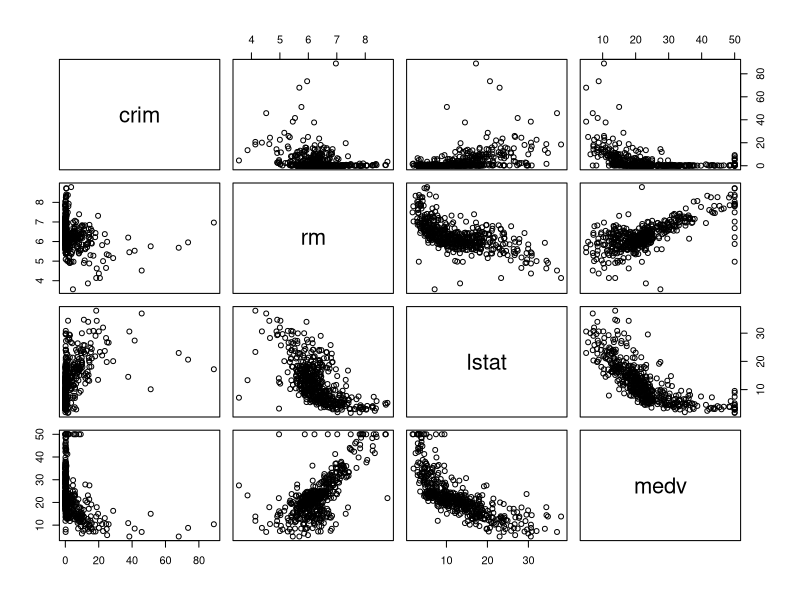
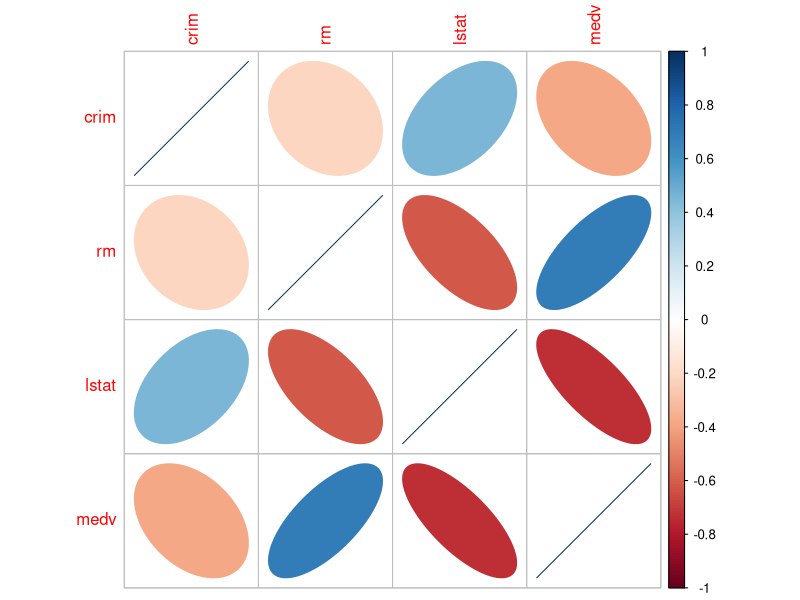
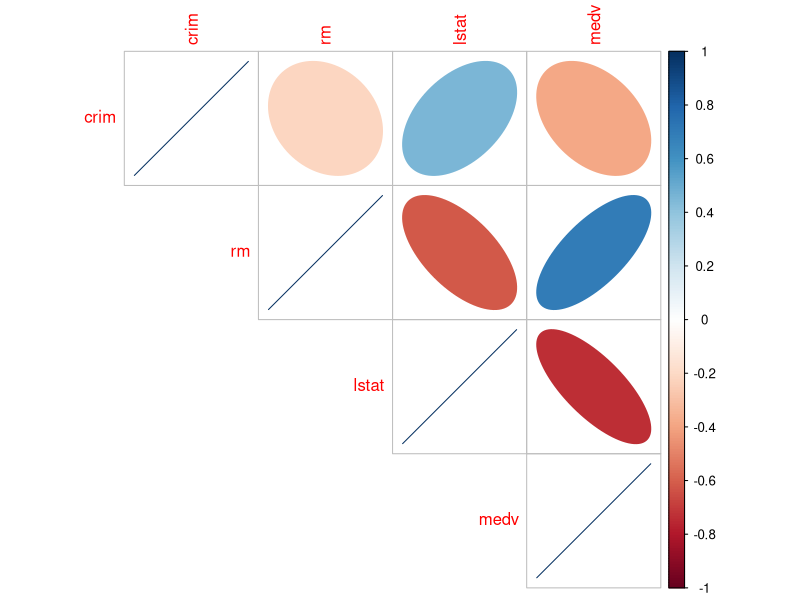
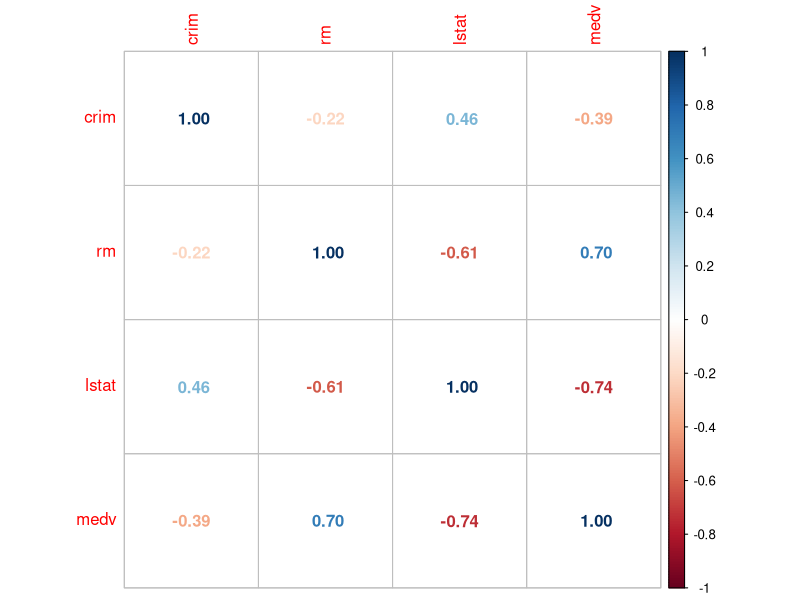
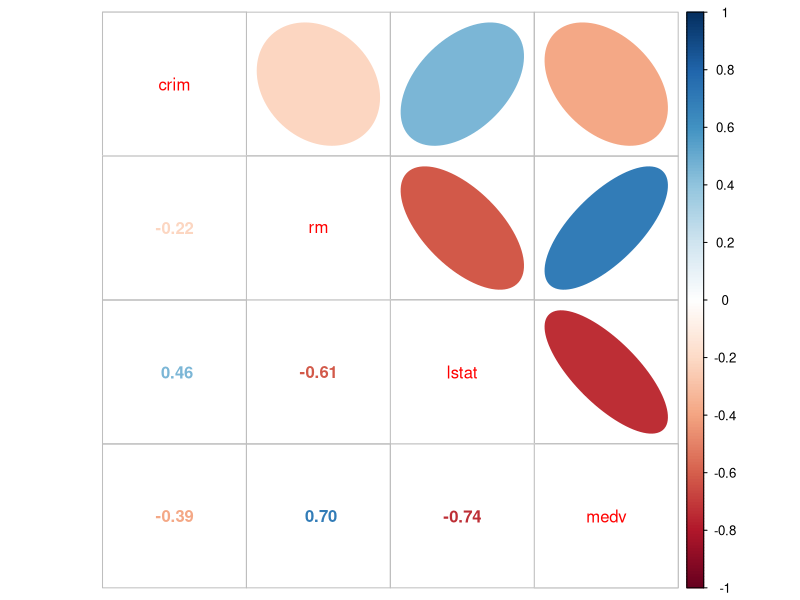
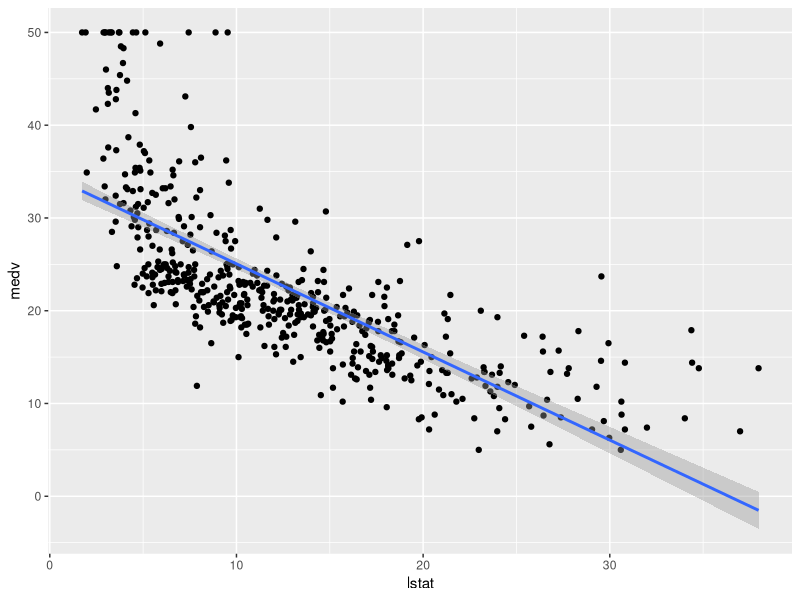
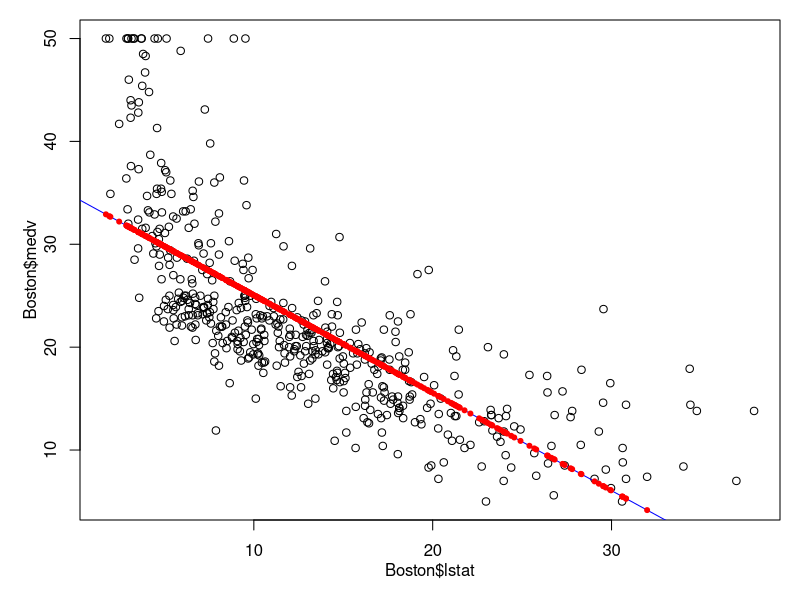
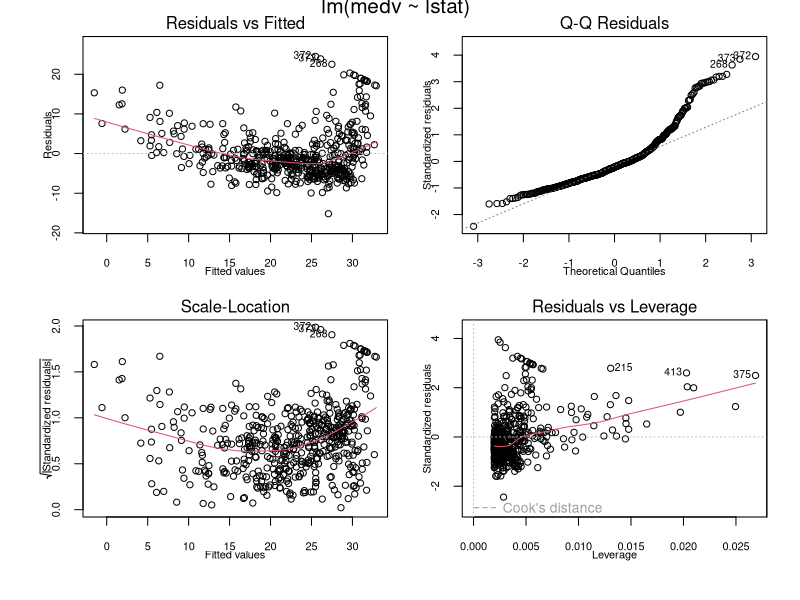

Write the R code that produced these figures, in order.
##### 상관/회귀/분산분석 #####

##################
#### 상관분석 ####
##################

### (page 3) Boston Data ###
## MASS 패키지에 내장되어 있는 Boston 데이터에서는 보스턴 지역의 중위 집값과 주요 변수들을 포함하고 있습니다.
## 자료에 관한 자세한 설명은 help(Boston)을 실행하여 얻을 수 있습니다.
## 그 중 다음 4개의 변수를 중심으로 중위 집값에 관련있는 변수를 찾아보고, 회귀분석을 진행하겠습니다.
## 변수 crim : 인구 대비 범죄율, rm : 주거지의 평균 방 개수, lstat : 지역별 lower status의 비율, medv : 중위 집값


### (page 4) Boston Data ###
## 데이터 불러오기 & 데이터 구조 확인 ##
library(MASS)
data(Boston)
str(Boston)   


### (page 5) Boston Data ###
## 관심 대상인 변수(열) 선택 
## 변수 crim : 인구 대비 범죄율, rm : 주거지의 평균 방 개수, lstat : 지역별 lower status의 비율, medv : 중위 집값
Boston <- Boston[,c("crim", "rm",  "lstat", "medv")]
head(Boston)
tail(Boston)


### (page 6) Data Visualization ###
## 변수 간 산점도행렬(scatterplot matrix) 및 상관계수 확인 
pairs(Boston)
cor(Boston)


### (page 7~8) Correlation Plot ###
## 상관 분석은 두 변수 사이에 선형적 관계가 있는지를 확인합니다.
## 시각화 결과 집값(medv)과 lower status 비율(lstat), 집값과 주거지의 평균 방 개수(rm) 사이에 관련성이 있음을 유추할 수 있었습니다.
## 상관 행렬을 구해, corrplot 패키지를 통해 상관관계를 시각화한 그림을 그리면 다음과 같습니다.
library(corrplot)   # 패키지 설치 후 실행 install.pacakges("corrplot)
cor.mat  <- cor(Boston)
print(round(cor.mat, 4))
corrplot(cor.mat, method="ellipse")
corrplot(cor.mat, method="ellipse", type="upper") # 오른쪽 위에만 표시
corrplot(cor.mat, method="number")
corrplot.mixed(cor.mat, lower="number", upper="ellipse") # 상관계수와 시각화 같이 표시 


### (Page 9~11) Correlation Test ###
## 상관계수의 유의성 검정 
# crim vs medv
cor.test(Boston$crim, Boston$medv)   
# rm vs medv
cor.test(Boston$rm, Boston$medv)   
# stat vs medv
cor.test(Boston$lstat, Boston$medv)

####################
#### Regression ####
####################

### (page 13) Regression ###
## 이제 중위 집값(medv)과 lower status 비율(lstat) 간의 선형 관계를 구해보겠습니다.
## lm 함수를 사용하여 회귀분석을 진행합니다.
## 모형 적합 후 coef, fitted, residuals 등의 함수를 사용하여 추가적 정보를 얻을 수 있습니다.
m <- lm(medv ~ lstat, data=Boston)  
print(m)   # 추정된 회귀식: medv = 34.55 - 0.95*lstat


### (page 14-15) Regression - Fit ###
## 회귀분석 결과 
summary(m)
# 회귀계수 확인
coef(m)
# fitted value
fitted(m)[1:6]
fitted(m)
# 잔차(residuals)
residuals(m)[1:6]
# orignal y = fitted value + residual
fitted(m)[1:6] + residuals(m)[1:6]
Boston$medv[1:6]   # 위와 동일한 결과


### (page 16-17) Regression Plot ###
## ggplot2 이용
library(ggplot2)
ggplot(Boston, aes(x=lstat,y=medv)) + 
  geom_point() +
  stat_smooth(method='lm')

## R base plot 이용
par(mar=c(4,4,1,1), mgp=c(2,1,0)) # 그림 여백 설정. help(par) 참조
plot(Boston$lstat, Boston$medv)
abline(m,col='blue')   # 회귀직선(fitted line) 
points(Boston$lstat,fitted(m),col='red',pch=20)


### (page 18) Regression - Prediction ###
# lstat=10 일 때 medv 예측
predict(m, newdata=data.frame(lstat=10))
coef(m)[1]+coef(m)[2]*10  # 위와 동일한 결과
predict(m,newdata=data.frame(lstat=10),interval='confidence')  # 신뢰구간(95%)
predict(m,newdata=data.frame(lstat=10),interval='confidence', level=0.9)  # 신뢰구간(90%)


### (page 18) Model Evaluation plot: 적합한 회귀 모형이 타당한지 확인 
par(mfrow=c(2,2), mar=c(4,4,1.2,.5), oma=c(1,1,1,1.5), mgp=c(1.7,1.2,0)) 
plot(m, cex.axis=0.8, cex.lab=0.8)

###############
#### ANOVA ####
###############

### (page 21) 예1. 반복수가 일정하지 않은 일원배치법 ###
## 세 종류의 공정에서 생산된 철선의 인장 강도에 차이가 있는지 알아보자.

### (page 22-23) 예1. 반복수가 일정하지 않은 일원배치법 ###
## 데이터 입력 
M1 <- c(2,3,4,5)
M2 <- c(4,5,6,4,3)
M3 <- c(6,5,7,4,6,8) 
M <- c(M1,M2,M3)
group_M <- as.factor(rep(1:3,times=c(4,5,6)))  # 처리 수준은 factor 타입으로 입력
mechanism<-data.frame(M,group_M)
head(mechanism)  # 데이터 확인
c(mean(M1), mean(M2), mean(M3), mean(M))  # 처리 수준별 평균

## 분산분석
aov_mechanism<-lm(M ~ group_M, data=mechanism)
anova(aov_mechanism)  # 분산분석표


### (page 24) 예2. 반복이 없는 이원배치법 ###
## 코크스의 내압강도에 역청탄(A, coal)의 종류와, 타르피치(B, tar)의 첨가량이 영향을 미치는지 알아보자. ##

### (page 25-26) 예2. 반복이 없는 이원배치법 ###
## 데이터 입력 
pres <- c(79,72,51,58,68,75,66,48,56,
          65,69,64,44,51,61,65,62,41,45,58) 
coal <- factor(rep(1:5, 4))
tar <- factor(rep(1:4,each=5))
cokes <- data.frame(coal,tar,pres)
head(cokes)   # 데이터 확인 

## 분산분석
anova(lm(pres~coal+tar,data=cokes))


### (page 27-31) 예3. 반복이 있는 이원배치법 ###
## 다음은 음악 감상이 알츠하이머를 겪고 있는 환자들의 불안감 정도에 어떠한 영향을 미치는지 알아보기 위한 실험의 결과이다. 
## 초기(early stage)와 중기(middle stage)의 알츠하이머 환자들 각각에 대해 가벼운 대중음악(easy), 피아노 연주곡(piano)을 들려주고 환자들이 느끼는 불안감의 정도를 측정하였다. 
## 측정된 점수가 높을수록 불안감의 정도가 높다는 것을 의미한다. 
## 주어진 자료에 대해 유의수준 5\%에서 이원배치 분산분석을 시행해보자.

## 데이터 불러오기 ##
alz = read.table('alzheimer.txt', header = TRUE, stringsAsFactors = TRUE)
head(alz)
View(alz)
# A: 음악의 종류(Piano, easy) / B: 알츠하이머 진행 정도(early, middle) 
# y: 불안감 점수

# 검정하고자 하는 가설은 다음과 같다. 
# (1) 음악의 종류(A)와 알츠하이머의 진행 정도(B)의 상호작용이 존재하는가?
# (2) 음악의 종류에 따라서 불안감에 차이가 있는가?
# (3) 알츠하이머의 진행 정도에 따라서 불안감에 차이가 있는가?

## 먼저 interaction.plot() 함수를 사용하여 평균 그림을 확인한다. 
par(mfrow=c(1,1))
interaction.plot(alz$A, alz$B, alz$y, cex.axis=0.7)
interaction.plot(alz$B, alz$A, alz$y, cex.axis=0.7)


## 분산분석
fit <- lm(y ~A*B, data = alz)
anova(fit)
# 유의수준 5\%에서 알츠하이머 병의 진행 정도(B)와 음악의 종류(A)에 따른 상호작용은 존재하는 것으로 나타났다. 이는 앞서 평균 그림을 통해서도 확인할 수 있었다. 
# 감상한 음악의 종류에 따라서 환자들의 불안감은 차이가 존재하지 않았다. 
# 알츠하이머 병의 진행 정도에 따라서 환자들이 느끼는 불안감에 차이가 존재한다. 
